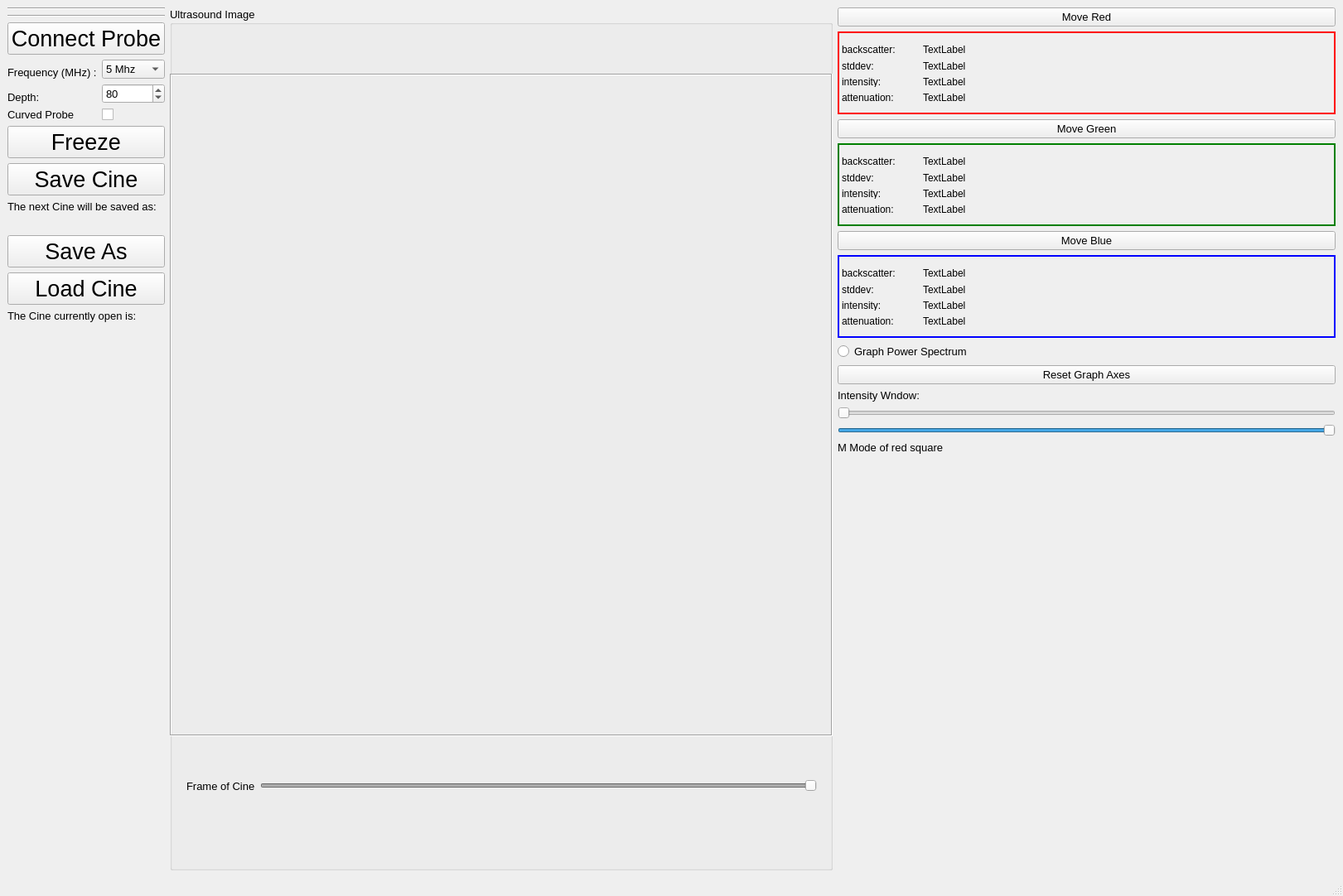
<?xml version="1.0" encoding="UTF-8"?>
<ui version="4.0">
 <class>MainWindow</class>
 <widget class="QMainWindow" name="MainWindow">
  <property name="geometry">
   <rect>
    <x>0</x>
    <y>0</y>
    <width>1621</width>
    <height>1082</height>
   </rect>
  </property>
  <property name="font">
   <font>
    <pointsize>10</pointsize>
   </font>
  </property>
  <property name="windowTitle">
   <string>MainWindow</string>
  </property>
  <widget class="QWidget" name="centralwidget">
   <layout class="QGridLayout" name="gridLayout_4">
    <item row="0" column="1">
     <layout class="QVBoxLayout" name="verticalLayout_3">
      <item>
       <widget class="Line" name="line_3">
        <property name="orientation">
         <enum>Qt::Horizontal</enum>
        </property>
       </widget>
      </item>
      <item>
       <widget class="Line" name="line_6">
        <property name="minimumSize">
         <size>
          <width>20</width>
          <height>0</height>
         </size>
        </property>
        <property name="orientation">
         <enum>Qt::Horizontal</enum>
        </property>
       </widget>
      </item>
      <item>
       <widget class="QPushButton" name="pushButton_ConnectProbe">
        <property name="font">
         <font>
          <pointsize>20</pointsize>
         </font>
        </property>
        <property name="text">
         <string>Connect Probe</string>
        </property>
       </widget>
      </item>
      <item>
       <layout class="QGridLayout" name="gridLayout">
        <item row="4" column="1">
         <widget class="QSpinBox" name="spinBox_Depth">
          <property name="minimum">
           <number>10</number>
          </property>
          <property name="maximum">
           <number>200</number>
          </property>
          <property name="singleStep">
           <number>10</number>
          </property>
          <property name="value">
           <number>80</number>
          </property>
         </widget>
        </item>
        <item row="2" column="1">
         <widget class="QComboBox" name="dropDown_Frequency">
          <property name="inputMethodHints">
           <set>Qt::ImhNone</set>
          </property>
          <property name="currentText">
           <string>5 Mhz</string>
          </property>
          <item>
           <property name="text">
            <string>5 Mhz</string>
           </property>
          </item>
          <item>
           <property name="text">
            <string>7.5 Mhz</string>
           </property>
          </item>
          <item>
           <property name="text">
            <string>10 Mhz</string>
           </property>
          </item>
          <item>
           <property name="text">
            <string>15 Mhz</string>
           </property>
          </item>
         </widget>
        </item>
        <item row="2" column="0">
         <widget class="QLabel" name="label_Frequency">
          <property name="font">
           <font>
            <pointsize>10</pointsize>
            <weight>50</weight>
            <bold>false</bold>
           </font>
          </property>
          <property name="text">
           <string>Frequency (MHz) :</string>
          </property>
          <property name="alignment">
           <set>Qt::AlignBottom|Qt::AlignLeading|Qt::AlignLeft</set>
          </property>
         </widget>
        </item>
        <item row="4" column="0">
         <widget class="QLabel" name="label_Depth">
          <property name="font">
           <font>
            <pointsize>10</pointsize>
            <weight>50</weight>
            <bold>false</bold>
           </font>
          </property>
          <property name="text">
           <string>Depth:</string>
          </property>
          <property name="alignment">
           <set>Qt::AlignBottom|Qt::AlignLeading|Qt::AlignLeft</set>
          </property>
         </widget>
        </item>
        <item row="5" column="1">
         <widget class="QCheckBox" name="checkBox">
          <property name="text">
           <string/>
          </property>
         </widget>
        </item>
        <item row="5" column="0">
         <widget class="QLabel" name="label_7">
          <property name="text">
           <string>Curved Probe</string>
          </property>
         </widget>
        </item>
       </layout>
      </item>
      <item>
       <widget class="QPushButton" name="freezePlayButton">
        <property name="font">
         <font>
          <pointsize>20</pointsize>
         </font>
        </property>
        <property name="text">
         <string>Freeze</string>
        </property>
       </widget>
      </item>
      <item>
       <widget class="QPushButton" name="recordButton">
        <property name="enabled">
         <bool>true</bool>
        </property>
        <property name="font">
         <font>
          <pointsize>20</pointsize>
         </font>
        </property>
        <property name="text">
         <string>Save Cine</string>
        </property>
       </widget>
      </item>
      <item>
       <widget class="QLabel" name="label_12">
        <property name="text">
         <string>The next Cine will be saved as:</string>
        </property>
       </widget>
      </item>
      <item>
       <widget class="QLabel" name="label_outputfile">
        <property name="text">
         <string/>
        </property>
       </widget>
      </item>
      <item>
       <widget class="QPushButton" name="setOutputFile">
        <property name="font">
         <font>
          <pointsize>20</pointsize>
         </font>
        </property>
        <property name="text">
         <string>Save As</string>
        </property>
       </widget>
      </item>
      <item>
       <widget class="QPushButton" name="pushbutton_LoadCine">
        <property name="font">
         <font>
          <pointsize>20</pointsize>
         </font>
        </property>
        <property name="text">
         <string>Load Cine</string>
        </property>
       </widget>
      </item>
      <item>
       <widget class="QLabel" name="label_13">
        <property name="text">
         <string>The Cine currently open is:</string>
        </property>
       </widget>
      </item>
      <item>
       <widget class="QLabel" name="label_loadedfile">
        <property name="text">
         <string/>
        </property>
       </widget>
      </item>
      <item>
       <spacer name="verticalSpacer">
        <property name="orientation">
         <enum>Qt::Vertical</enum>
        </property>
        <property name="sizeType">
         <enum>QSizePolicy::Expanding</enum>
        </property>
        <property name="sizeHint" stdset="0">
         <size>
          <width>20</width>
          <height>40</height>
         </size>
        </property>
       </spacer>
      </item>
     </layout>
    </item>
    <item row="0" column="3">
     <layout class="QVBoxLayout" name="verticalLayout">
      <property name="leftMargin">
       <number>0</number>
      </property>
      <item>
       <widget class="QPushButton" name="moveRed">
        <property name="text">
         <string>Move Red</string>
        </property>
       </widget>
      </item>
      <item>
       <widget class="QFrame" name="frame">
        <property name="minimumSize">
         <size>
          <width>200</width>
          <height>100</height>
         </size>
        </property>
        <property name="autoFillBackground">
         <bool>false</bool>
        </property>
        <property name="styleSheet">
         <string notr="true">QFrame { border: 2px solid red } 
QLabel {border: 0px solid black}</string>
        </property>
        <property name="frameShape">
         <enum>QFrame::Panel</enum>
        </property>
        <property name="frameShadow">
         <enum>QFrame::Raised</enum>
        </property>
        <widget class="QWidget" name="layoutWidget">
         <property name="geometry">
          <rect>
           <x>0</x>
           <y>10</y>
           <width>200</width>
           <height>76</height>
          </rect>
         </property>
         <layout class="QGridLayout" name="measurement_window_0">
          <property name="sizeConstraint">
           <enum>QLayout::SetMaximumSize</enum>
          </property>
          <property name="leftMargin">
           <number>5</number>
          </property>
          <property name="topMargin">
           <number>5</number>
          </property>
          <property name="rightMargin">
           <number>5</number>
          </property>
          <item row="2" column="0">
           <widget class="QLabel" name="label">
            <property name="text">
             <string>intensity:</string>
            </property>
           </widget>
          </item>
          <item row="1" column="0">
           <widget class="QLabel" name="label_4">
            <property name="text">
             <string>stddev:</string>
            </property>
           </widget>
          </item>
          <item row="1" column="1">
           <widget class="QLabel" name="label_3">
            <property name="text">
             <string>TextLabel</string>
            </property>
           </widget>
          </item>
          <item row="2" column="1">
           <widget class="QLabel" name="label_intensity">
            <property name="text">
             <string>TextLabel</string>
            </property>
           </widget>
          </item>
          <item row="3" column="0">
           <widget class="QLabel" name="label_9">
            <property name="text">
             <string>attenuation:</string>
            </property>
           </widget>
          </item>
          <item row="3" column="1">
           <widget class="QLabel" name="label_10">
            <property name="text">
             <string>TextLabel</string>
            </property>
           </widget>
          </item>
          <item row="0" column="1">
           <widget class="QLabel" name="label_8">
            <property name="text">
             <string>TextLabel</string>
            </property>
           </widget>
          </item>
          <item row="0" column="0">
           <widget class="QLabel" name="label_5">
            <property name="text">
             <string>backscatter:</string>
            </property>
           </widget>
          </item>
         </layout>
        </widget>
        <widget class="QLabel" name="redGraph">
         <property name="geometry">
          <rect>
           <x>200</x>
           <y>10</y>
           <width>391</width>
           <height>81</height>
          </rect>
         </property>
         <property name="text">
          <string/>
         </property>
        </widget>
       </widget>
      </item>
      <item>
       <widget class="QPushButton" name="moveGreen">
        <property name="text">
         <string>Move Green</string>
        </property>
       </widget>
      </item>
      <item>
       <widget class="QFrame" name="frame">
        <property name="minimumSize">
         <size>
          <width>200</width>
          <height>100</height>
         </size>
        </property>
        <property name="autoFillBackground">
         <bool>false</bool>
        </property>
        <property name="styleSheet">
         <string notr="true">QFrame { border: 2px solid green } 
QLabel {border: 0px solid black}</string>
        </property>
        <property name="frameShape">
         <enum>QFrame::Panel</enum>
        </property>
        <property name="frameShadow">
         <enum>QFrame::Raised</enum>
        </property>
        <widget class="QWidget" name="layoutWidget">
         <property name="geometry">
          <rect>
           <x>0</x>
           <y>10</y>
           <width>200</width>
           <height>76</height>
          </rect>
         </property>
         <layout class="QGridLayout" name="measurement_window_2">
          <property name="sizeConstraint">
           <enum>QLayout::SetMaximumSize</enum>
          </property>
          <property name="leftMargin">
           <number>5</number>
          </property>
          <property name="topMargin">
           <number>5</number>
          </property>
          <property name="rightMargin">
           <number>5</number>
          </property>
          <item row="2" column="0">
           <widget class="QLabel" name="label">
            <property name="text">
             <string>intensity:</string>
            </property>
           </widget>
          </item>
          <item row="1" column="0">
           <widget class="QLabel" name="label_4">
            <property name="text">
             <string>stddev:</string>
            </property>
           </widget>
          </item>
          <item row="1" column="1">
           <widget class="QLabel" name="label_3">
            <property name="text">
             <string>TextLabel</string>
            </property>
           </widget>
          </item>
          <item row="2" column="1">
           <widget class="QLabel" name="label_intensity">
            <property name="text">
             <string>TextLabel</string>
            </property>
           </widget>
          </item>
          <item row="3" column="0">
           <widget class="QLabel" name="label_9">
            <property name="text">
             <string>attenuation:</string>
            </property>
           </widget>
          </item>
          <item row="3" column="1">
           <widget class="QLabel" name="label_10">
            <property name="text">
             <string>TextLabel</string>
            </property>
           </widget>
          </item>
          <item row="0" column="1">
           <widget class="QLabel" name="label_8">
            <property name="text">
             <string>TextLabel</string>
            </property>
           </widget>
          </item>
          <item row="0" column="0">
           <widget class="QLabel" name="label_5">
            <property name="text">
             <string>backscatter:</string>
            </property>
           </widget>
          </item>
         </layout>
        </widget>
        <widget class="QLabel" name="greenGraph">
         <property name="geometry">
          <rect>
           <x>200</x>
           <y>10</y>
           <width>391</width>
           <height>71</height>
          </rect>
         </property>
         <property name="text">
          <string/>
         </property>
        </widget>
       </widget>
      </item>
      <item>
       <widget class="QPushButton" name="moveBlue">
        <property name="text">
         <string>Move Blue</string>
        </property>
       </widget>
      </item>
      <item>
       <widget class="QFrame" name="frame">
        <property name="minimumSize">
         <size>
          <width>200</width>
          <height>100</height>
         </size>
        </property>
        <property name="autoFillBackground">
         <bool>false</bool>
        </property>
        <property name="styleSheet">
         <string notr="true">QFrame { border: 2px solid blue } 
QLabel {border: 0px solid black}</string>
        </property>
        <property name="frameShape">
         <enum>QFrame::Panel</enum>
        </property>
        <property name="frameShadow">
         <enum>QFrame::Raised</enum>
        </property>
        <widget class="QWidget" name="layoutWidget">
         <property name="geometry">
          <rect>
           <x>0</x>
           <y>10</y>
           <width>200</width>
           <height>76</height>
          </rect>
         </property>
         <layout class="QGridLayout" name="measurement_window_3">
          <property name="sizeConstraint">
           <enum>QLayout::SetMaximumSize</enum>
          </property>
          <property name="leftMargin">
           <number>5</number>
          </property>
          <property name="topMargin">
           <number>5</number>
          </property>
          <property name="rightMargin">
           <number>5</number>
          </property>
          <item row="2" column="0">
           <widget class="QLabel" name="label">
            <property name="text">
             <string>intensity:</string>
            </property>
           </widget>
          </item>
          <item row="1" column="0">
           <widget class="QLabel" name="label_4">
            <property name="text">
             <string>stddev:</string>
            </property>
           </widget>
          </item>
          <item row="1" column="1">
           <widget class="QLabel" name="label_3">
            <property name="text">
             <string>TextLabel</string>
            </property>
           </widget>
          </item>
          <item row="2" column="1">
           <widget class="QLabel" name="label_intensity">
            <property name="text">
             <string>TextLabel</string>
            </property>
           </widget>
          </item>
          <item row="3" column="0">
           <widget class="QLabel" name="label_9">
            <property name="text">
             <string>attenuation:</string>
            </property>
           </widget>
          </item>
          <item row="3" column="1">
           <widget class="QLabel" name="label_10">
            <property name="text">
             <string>TextLabel</string>
            </property>
           </widget>
          </item>
          <item row="0" column="1">
           <widget class="QLabel" name="label_8">
            <property name="text">
             <string>TextLabel</string>
            </property>
           </widget>
          </item>
          <item row="0" column="0">
           <widget class="QLabel" name="label_5">
            <property name="text">
             <string>backscatter:</string>
            </property>
           </widget>
          </item>
         </layout>
        </widget>
        <widget class="QLabel" name="blueGraph">
         <property name="geometry">
          <rect>
           <x>200</x>
           <y>10</y>
           <width>391</width>
           <height>71</height>
          </rect>
         </property>
         <property name="text">
          <string/>
         </property>
        </widget>
       </widget>
      </item>
      <item>
       <widget class="QRadioButton" name="radioButtonPowerSpectrum">
        <property name="text">
         <string>Graph Power Spectrum</string>
        </property>
       </widget>
      </item>
      <item>
       <widget class="QPushButton" name="resetGraphAxes">
        <property name="text">
         <string>Reset Graph Axes</string>
        </property>
       </widget>
      </item>
      <item>
       <widget class="QLabel" name="label_11">
        <property name="text">
         <string>Intensity Wndow:</string>
        </property>
       </widget>
      </item>
      <item>
       <widget class="QSlider" name="slider_clampMin">
        <property name="maximum">
         <number>255</number>
        </property>
        <property name="orientation">
         <enum>Qt::Horizontal</enum>
        </property>
       </widget>
      </item>
      <item>
       <widget class="QSlider" name="slider_clampMax">
        <property name="maximum">
         <number>255</number>
        </property>
        <property name="value">
         <number>255</number>
        </property>
        <property name="orientation">
         <enum>Qt::Horizontal</enum>
        </property>
       </widget>
      </item>
      <item>
       <widget class="QLabel" name="label_2">
        <property name="text">
         <string>M Mode of red square</string>
        </property>
       </widget>
      </item>
      <item>
       <widget class="QLabel" name="label_m_mode">
        <property name="minimumSize">
         <size>
          <width>300</width>
          <height>450</height>
         </size>
        </property>
        <property name="text">
         <string/>
        </property>
       </widget>
      </item>
      <item>
       <spacer name="verticalSpacer_2">
        <property name="orientation">
         <enum>Qt::Vertical</enum>
        </property>
        <property name="sizeHint" stdset="0">
         <size>
          <width>20</width>
          <height>40</height>
         </size>
        </property>
       </spacer>
      </item>
     </layout>
    </item>
    <item row="0" column="2">
     <widget class="QGroupBox" name="groupBox">
      <property name="minimumSize">
       <size>
        <width>800</width>
        <height>0</height>
       </size>
      </property>
      <property name="title">
       <string>Ultrasound Image</string>
      </property>
      <widget class="ClickableUltrasound" name="label_BModeImage">
       <property name="geometry">
        <rect>
         <x>0</x>
         <y>80</y>
         <width>800</width>
         <height>800</height>
        </rect>
       </property>
       <property name="minimumSize">
        <size>
         <width>800</width>
         <height>800</height>
        </size>
       </property>
       <property name="maximumSize">
        <size>
         <width>800</width>
         <height>800</height>
        </size>
       </property>
       <property name="frameShape">
        <enum>QFrame::Box</enum>
       </property>
       <property name="frameShadow">
        <enum>QFrame::Sunken</enum>
       </property>
       <property name="text">
        <string notr="true"/>
       </property>
       <property name="textFormat">
        <enum>Qt::AutoText</enum>
       </property>
      </widget>
      <widget class="QWidget" name="horizontalLayoutWidget">
       <property name="geometry">
        <rect>
         <x>0</x>
         <y>610</y>
         <width>501</width>
         <height>80</height>
        </rect>
       </property>
       <layout class="QHBoxLayout" name="horizontalLayout"/>
      </widget>
      <widget class="QWidget" name="horizontalLayoutWidget_2">
       <property name="geometry">
        <rect>
         <x>20</x>
         <y>900</y>
         <width>761</width>
         <height>80</height>
        </rect>
       </property>
       <layout class="QHBoxLayout" name="horizontalLayout_2">
        <item>
         <widget class="QLabel" name="label_6">
          <property name="text">
           <string>Frame of Cine</string>
          </property>
         </widget>
        </item>
        <item>
         <widget class="QSlider" name="frameSlider">
          <property name="enabled">
           <bool>false</bool>
          </property>
          <property name="value">
           <number>99</number>
          </property>
          <property name="orientation">
           <enum>Qt::Horizontal</enum>
          </property>
         </widget>
        </item>
       </layout>
      </widget>
      <zorder>horizontalLayoutWidget</zorder>
      <zorder>label_BModeImage</zorder>
      <zorder>horizontalLayoutWidget_2</zorder>
     </widget>
    </item>
   </layout>
  </widget>
  <widget class="QMenuBar" name="menubar">
   <property name="geometry">
    <rect>
     <x>0</x>
     <y>0</y>
     <width>1621</width>
     <height>21</height>
    </rect>
   </property>
  </widget>
  <widget class="QStatusBar" name="statusbar"/>
 </widget>
 <customwidgets>
  <customwidget>
   <class>ClickableUltrasound</class>
   <extends>QLabel</extends>
   <header>ClickableUltrasound.h</header>
  </customwidget>
 </customwidgets>
 <resources/>
 <connections/>
</ui>
